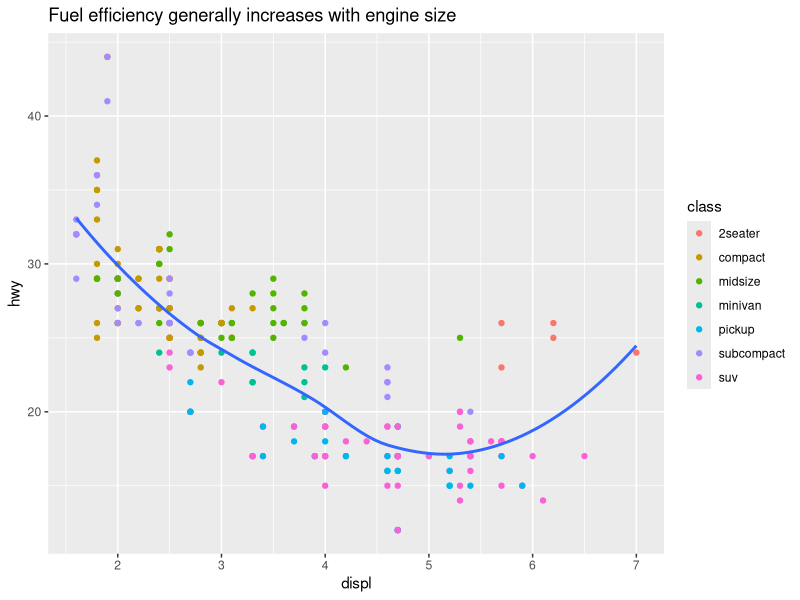
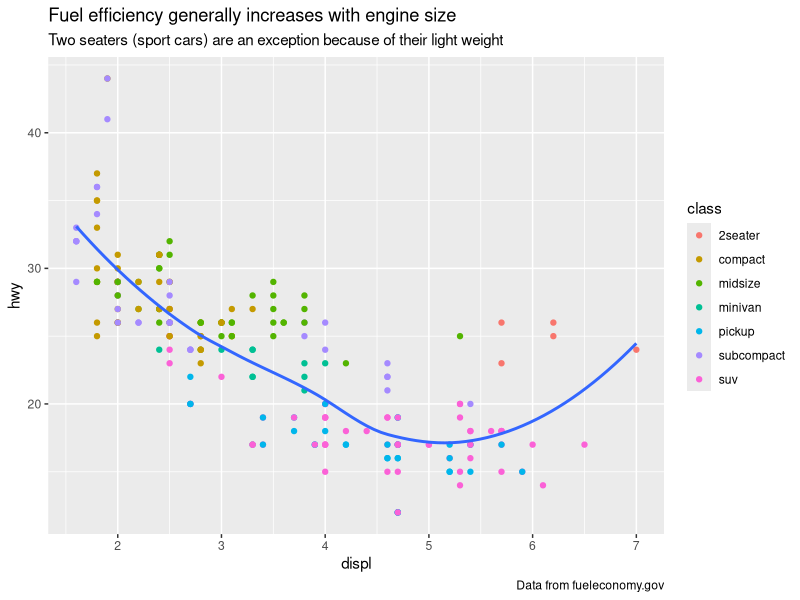
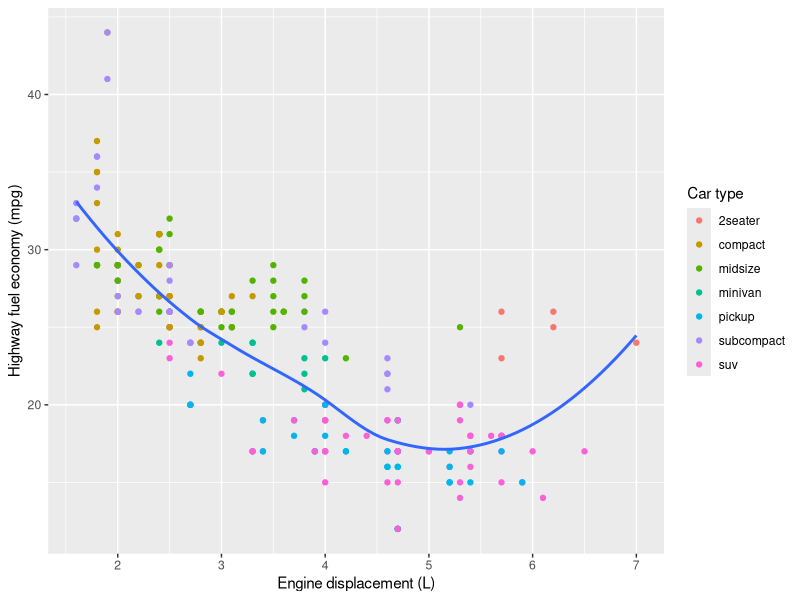
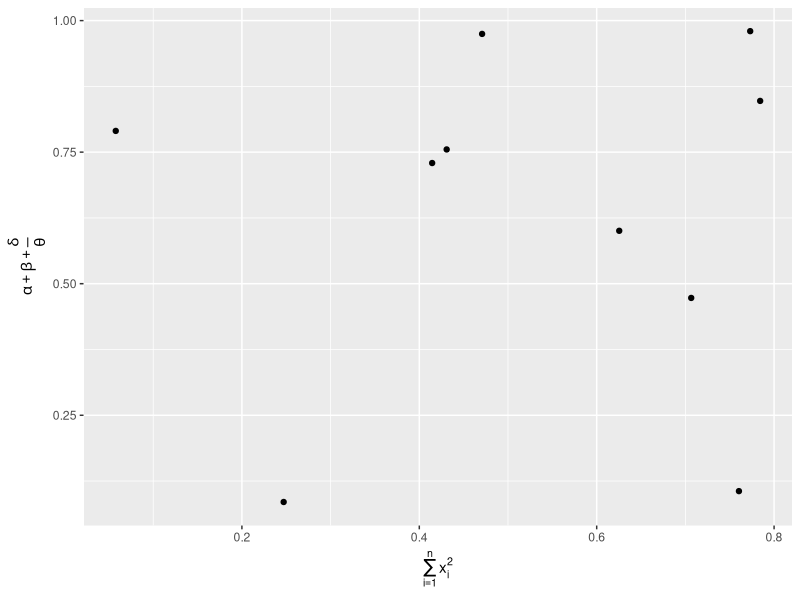

These charts were generated, in order, by the following R code:
## ---- chunk 1
knitr::opts_chunk$set(echo = TRUE)
library("tidyverse")
## ---- chunk 2
ggplot(mpg, aes(displ, hwy)) +
  geom_point(aes(color = class)) +
  geom_smooth(se = FALSE) +
  labs(
    title = paste(
      "Fuel efficiency generally increases with",
      "engine size"
    )
  )
## ---- chunk 3
ggplot(mpg, aes(displ, hwy)) +
  geom_point(aes(color = class)) +
  geom_smooth(se = FALSE) +
  labs(
    title = paste(
      "Fuel efficiency generally increases with",
      "engine size"
    ),
    subtitle = paste(
      "Two seaters (sport cars) are an exception",
      "because of their light weight"
    ),
    caption = paste(
      "Data from fueleconomy.gov"
    )
  )
## ---- chunk 4
ggplot(mpg, aes(displ, hwy)) +
  geom_point(aes(color = class)) +
  geom_smooth(se = FALSE) +
  labs(
    x = "Engine displacement (L)",
    y = "Highway fuel economy (mpg)",
    colour = "Car type"
  )
## ---- chunk 5
df <- tibble(
  x = runif(10),
  y = runif(10)
)
ggplot(df, aes(x, y)) +
  geom_point() +
  labs(
    x = quote(sum(x[i] ^ 2, i == 1, n)),
    y = quote(alpha + beta + frac(delta, theta))
  )
